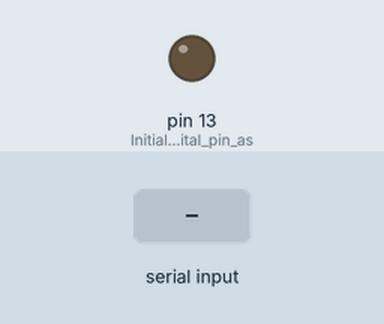
Recording of a sketch running on a simulated Arduino Uno, built with avr-gcc and run on an emulated ATmega328P. On the bench: output pins drawn as LEDs (lit = HIGH). The inputs (shaded band) are chosen by the test bench. What the sketch prints to the serial monitor is not drawn.

Above: at 1.2 s.
1.3 s: "start\n" received over Serial
At 2.1 s:
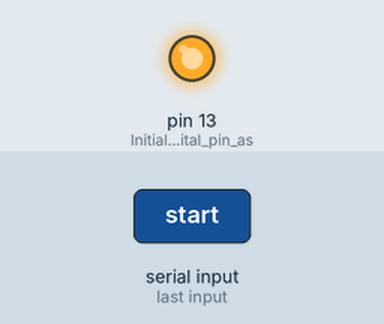
4.3 s: "stop\n" received over Serial
At 4.7 s:
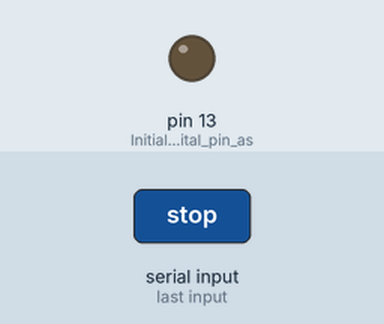
Timing chart, 0 to 7.3 s (numbered marks = the images above; inputs shaded):
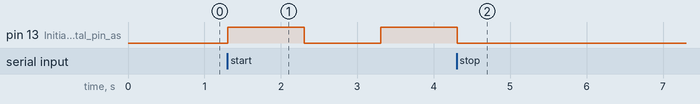

The sketch:

Blink.ino
```cpp
/*
	Project 1.1 Blink

	Turn an LED on for one second, then off for one second, repeatedly.
*/

String command; // Declare variable

// The setup function runs once when you press reset or power the board
void setup() {
	pinMode(LED_BUILTIN, OUTPUT); // Initialize digital pin as an output
	Serial.begin(9600); // Initialize serial communication
}

// The loop function runs over and over again forever
void loop() {
	int time_period = 1000; // Declare variable

	detect_trigger_word();

	while (command == "start") {
		digitalWrite(LED_BUILTIN, HIGH); // Turn the LED on (HIGH is the voltage level)
		Serial.write("on"); // Write binary data to the serial port
		custom_delay(time_period); // Wait for a time and return string variable

		if (command == "stop") {stop(); break;}

		digitalWrite(LED_BUILTIN, LOW); // Turn the LED off by making the voltage LOW
		Serial.write("off"); // Write binary data to the serial port
		custom_delay(time_period); // Wait for a time and return string variable

		if (command == "stop") {stop(); break;}
	}
}

void stop() {
	digitalWrite(LED_BUILTIN, LOW);
	Serial.write("off"); // Write binary data to the serial port
}

// Function for custom time delay
void custom_delay(int time_period) {
	unsigned long time_now = millis(); // Return the number of milliseconds passed since the Arduino board began running the current program

	while (millis() < time_now + time_period) {
		detect_trigger_word();

		if (command == "stop") break;
	}
}

void detect_trigger_word() {
	String aux;

	if (Serial.available() > 0) { // Serial.available() -> Get the number of bytes (characters) available for reading from the serial port
		aux = Serial.readStringUntil('\n'); // Read incoming serial data

		if (aux == "start" || aux == "stop") {command = aux;}
	}
}
```

Measured:
- after the input at 1.3 s, pin 13 (Initialize_digital_pin_as): LOW → HIGH at once, → LOW 1.0 s later, → HIGH 1.0 s later
- after the input at 4.3 s, pin 13 (Initialize_digital_pin_as): goes on until 4.3 s, then stays LOW
